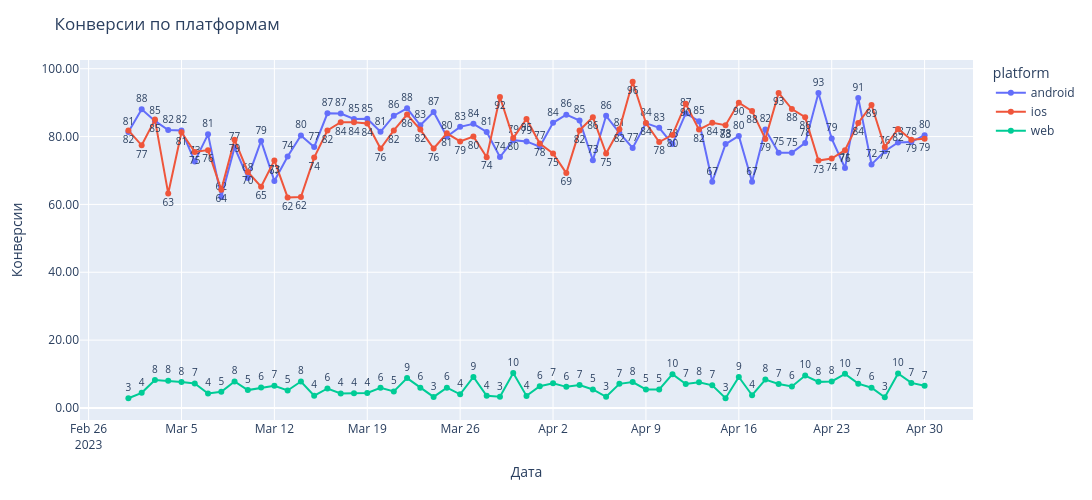

The cell this chart's notebook holds for it:
### Code cell
df_viz = conversion_data.copy()
df_viz['date_group'] = pd.to_datetime(df_viz['date_group'])
df_viz = df_viz[df_viz['date_group'].between(START_DATE, END_DATE)] 

fig = px.line(df_viz, 
              x='date_group', 
              y='conversion',
              color='platform',
              text=df_viz['conversion'].apply(lambda x: f'{x:.0f}'),
              markers=True,
              width=1900, 
              height=500,
        )

fig.update_layout(
    yaxis_tickformat='.2f',
    xaxis_title='Дата',
    yaxis_title='Конверсии',
    title='Конверсии по платформам'
)

fig.update_traces(
    name='android',
    selector={'name':'android'},
    textposition='top center',  # позиция: top center, bottom center, top left и т.д.
    textfont=dict(size=10) 
)

fig.update_traces(
    name='ios',
    selector={'name':'ios'},
    textposition='bottom center',  # позиция: top center, bottom center, top left и т.д.
    textfont=dict(size=10) 
)
fig.update_traces(
    name='web',
    selector={'name':'web'},
    textposition='top center',  # позиция: top center, bottom center, top left и т.д.
    textfont=dict(size=10) 
)

fig.write_html('./charts/conversion_by_platform.html')
fig.show()
